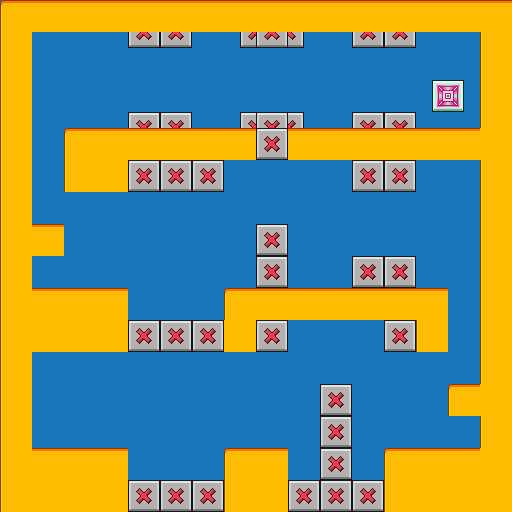

The image is a tile-based game level rendered from a .tmx file. Its description and complete source (layers, tilesets, objects, tile grids) follow:
An orthogonal 16x16 tile map with 32x32 px tiles, 2 tile layers (background, foreground), 4 tilesets and 34 objects.

<map version="1.10" tiledversion="1.10.2" orientation="orthogonal" renderorder="right-down" width="16" height="16" tilewidth="32" tileheight="32" infinite="0" nextlayerid="7" nextobjectid="64">
 <editorsettings>
  <export target="../map_9.lua" format="lua" />
 </editorsettings>
 <tileset firstgid="1" name="dark-bluegrey" tilewidth="32" tileheight="32" tilecount="36" columns="6">
  <image source="../../sprites/dark-bluegrey.png" width="192" height="192" />
 </tileset>
 <tileset firstgid="37" name="light-gold" tilewidth="32" tileheight="32" tilecount="36" columns="6">
  <image source="../../sprites/light-gold.png" width="192" height="192" />
 </tileset>
 <tileset firstgid="73" name="exit_block" tilewidth="32" tileheight="32" tilecount="9" columns="3">
  <image source="../../sprites/exit_block.png" width="96" height="96" />
 </tileset>
 <tileset firstgid="82" name="death_block" tilewidth="32" tileheight="32" tilecount="9" columns="3">
  <image source="../../sprites/death_block.png" width="96" height="96" />
 </tileset>
 <layer id="1" name="background" width="16" height="16">
  <data encoding="csv">
22,22,22,22,22,22,22,22,22,22,22,22,22,22,22,22,
22,22,22,22,22,22,22,22,22,22,22,22,22,22,22,22,
22,22,22,22,22,22,22,22,22,22,22,22,22,22,22,22,
22,22,22,22,22,22,22,22,22,22,22,22,22,22,22,22,
22,22,22,22,22,22,22,22,22,22,22,22,22,22,22,22,
22,22,22,22,22,22,22,22,22,22,22,22,22,22,22,22,
22,22,22,22,22,22,22,22,22,22,22,22,22,22,22,22,
22,22,22,22,22,22,22,22,22,22,22,22,22,22,22,22,
22,22,22,22,22,22,22,22,22,22,22,22,22,22,22,22,
22,22,22,22,22,22,22,22,22,22,22,22,22,22,22,22,
22,22,22,22,22,22,22,22,22,22,22,22,22,22,22,22,
22,22,22,22,22,22,22,22,22,22,22,22,22,22,22,22,
22,22,22,22,22,22,22,22,22,22,22,22,22,22,22,22,
22,22,22,22,22,22,22,22,22,22,22,22,22,22,22,22,
22,22,22,22,22,22,22,22,22,22,22,22,22,22,22,22,
22,22,22,22,22,22,22,22,22,22,22,22,22,22,22,22
</data>
 </layer>
 <layer id="2" name="foreground" width="16" height="16">
  <data encoding="csv">
37,40,40,40,40,40,40,40,40,40,40,40,40,40,40,40,
55,0,0,0,88,88,0,89,88,90,0,88,88,0,0,55,
55,0,0,0,0,0,0,0,0,0,0,0,0,77,78,55,
55,0,0,0,85,85,0,86,85,87,0,85,85,80,81,55,
55,0,37,40,40,40,40,40,82,40,40,40,40,40,40,58,
55,0,55,58,82,82,82,0,0,0,0,82,82,0,0,55,
55,0,0,0,0,0,0,0,0,0,0,0,0,0,0,55,
55,40,0,0,0,0,0,0,82,0,0,0,0,0,0,55,
55,0,0,0,0,0,0,0,82,0,0,82,82,0,0,55,
55,40,40,40,0,0,0,37,40,40,40,40,40,40,0,55,
55,58,58,58,82,82,82,58,82,0,0,0,82,55,0,55,
55,0,0,0,0,0,0,0,0,0,0,0,0,0,0,55,
55,0,0,0,0,0,0,0,0,0,82,0,0,0,37,58,
55,0,0,0,0,0,0,0,0,0,82,0,0,0,0,55,
55,40,40,40,0,0,0,37,40,0,82,0,37,40,40,58,
55,58,58,58,82,82,82,55,58,82,82,82,55,58,58,58
</data>
 </layer>
 <objectgroup id="3" name="exit">
  <object id="43" x="432" y="80" width="32" height="32" />
 </objectgroup>
 <objectgroup id="4" name="player">
  <object id="2" x="40" y="432" width="16" height="16" />
 </objectgroup>
 <objectgroup id="5" name="platforms" visible="0">
  <object id="3" x="0" y="0" width="512" height="32" />
  <object id="4" x="384" y="448" width="128" height="64" />
  <object id="5" x="480" y="32" width="32" height="416" />
  <object id="6" x="0" y="32" width="32" height="416" />
  <object id="13" x="224" y="448" width="64" height="64" />
  <object id="14" x="0" y="448" width="128" height="64" />
  <object id="20" x="416" y="320" width="32" height="32" />
  <object id="21" x="32" y="288" width="96" height="64" />
  <object id="22" x="224" y="288" width="224" height="32" />
  <object id="36" x="32" y="224" width="32" height="32" />
  <object id="37" x="64" y="128" width="192" height="32" />
  <object id="38" x="288" y="128" width="192" height="32" />
  <object id="44" x="224" y="320" width="32" height="32" />
  <object id="50" x="448" y="384" width="32" height="32" />
  <object id="55" x="64" y="160" width="64" height="32" />
 </objectgroup>
 <objectgroup id="6" name="death_blocks">
  <object id="16" x="288" y="480" width="96" height="32" />
  <object id="17" x="128" y="480" width="96" height="32" />
  <object id="18" x="128" y="320" width="96" height="32" />
  <object id="39" x="256" y="128" width="32" height="32" />
  <object id="46" x="320" y="384" width="32" height="96" />
  <object id="49" x="384" y="320" width="32" height="32" />
  <object id="51" x="352" y="160" width="64" height="32" />
  <object id="52" x="352" y="256" width="64" height="32" />
  <object id="53" x="256" y="224" width="32" height="64" />
  <object id="54" x="128" y="160" width="96" height="32" />
  <object id="56" x="352" y="112" width="64" height="16" />
  <object id="58" x="128" y="112" width="64" height="16" />
  <object id="59" x="352" y="32" width="64" height="16" />
  <object id="60" x="240" y="32" width="64" height="16" />
  <object id="61" x="128" y="32" width="64" height="16" />
  <object id="62" x="256" y="320" width="32" height="32" />
  <object id="63" x="240" y="112" width="64" height="16" />
 </objectgroup>
</map>
